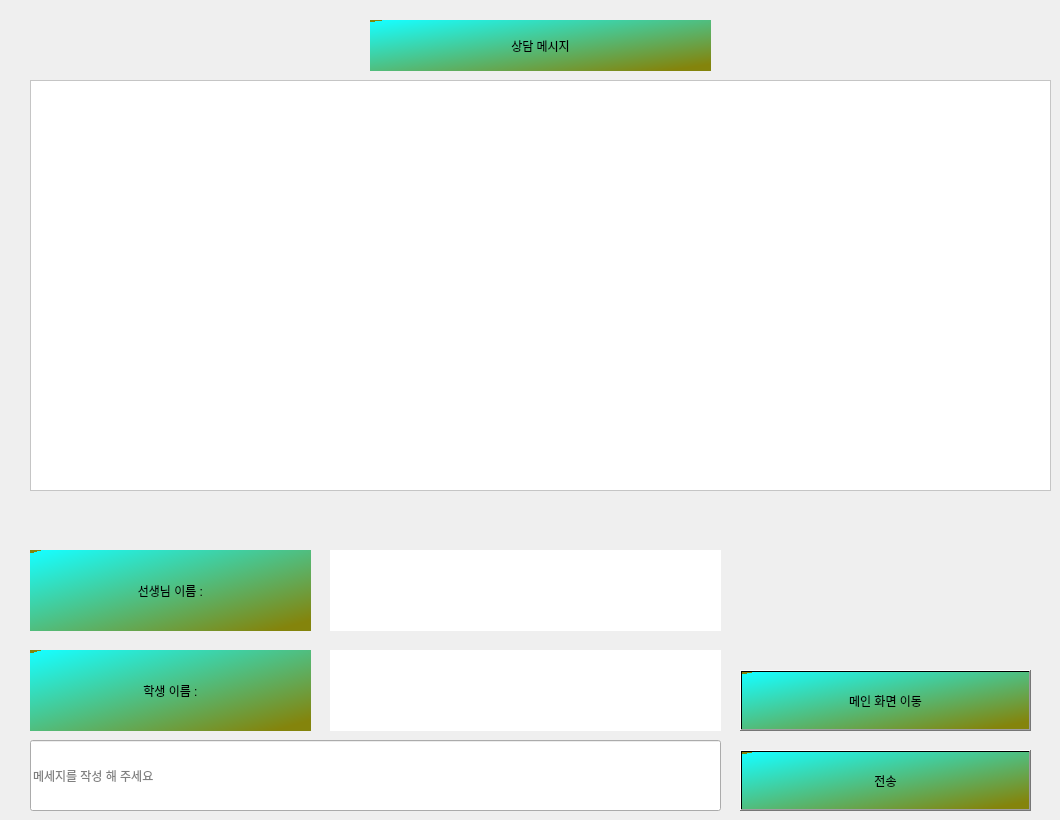
    <widget class="QWidget" name="tab_6">
     <attribute name="title">
      <string>상담</string>
     </attribute>
     <widget class="QLabel" name="onechat_title_5">
      <property name="geometry">
       <rect>
        <x>370</x>
        <y>20</y>
        <width>341</width>
        <height>51</height>
       </rect>
      </property>
      <property name="styleSheet">
       <string notr="true">background-color: qlineargradient(spread:repeat, x1:0.023, y1:0.0227273, x2:0.994318, y2:1, stop:0 rgba(23, 253, 253, 255), stop:0.931818 rgba(132, 132, 12, 255));
font: 25pt &quot;Cambria&quot;;</string>
      </property>
      <property name="text">
       <string>상담 메시지</string>
      </property>
      <property name="alignment">
       <set>Qt::AlignCenter</set>
      </property>
     </widget>
     <widget class="QTextBrowser" name="chat">
      <property name="geometry">
       <rect>
        <x>30</x>
        <y>80</y>
        <width>1021</width>
        <height>411</height>
       </rect>
      </property>
      <property name="styleSheet">
       <string notr="true">background-color:rgb(255, 255, 255);
font: 15pt &quot;Cambria&quot;;</string>
      </property>
     </widget>
     <widget class="QLineEdit" name="msg_lienEdit">
      <property name="geometry">
       <rect>
        <x>30</x>
        <y>740</y>
        <width>691</width>
        <height>71</height>
       </rect>
      </property>
      <property name="styleSheet">
       <string notr="true">font: 25pt &quot;Cambria&quot;;</string>
      </property>
      <property name="text">
       <string/>
      </property>
      <property name="placeholderText">
       <string>메세지를 작성 해 주세요</string>
      </property>
     </widget>
     <widget class="QPushButton" name="msg_send_btn">
      <property name="geometry">
       <rect>
        <x>740</x>
        <y>750</y>
        <width>291</width>
        <height>61</height>
       </rect>
      </property>
      <property name="styleSheet">
       <string notr="true">background-color: qlineargradient(spread:repeat, x1:0.023, y1:0.0227273, x2:0.994318, y2:1, stop:0 rgba(23, 253, 253, 255), stop:0.931818 rgba(132, 132, 12, 255));
font: 25pt &quot;Cambria&quot;;</string>
      </property>
      <property name="text">
       <string>전송</string>
      </property>
     </widget>
     <widget class="QPushButton" name="msg_send_btn_2">
      <property name="geometry">
       <rect>
        <x>740</x>
        <y>670</y>
        <width>291</width>
        <height>61</height>
       </rect>
      </property>
      <property name="styleSheet">
       <string notr="true">background-color: qlineargradient(spread:repeat, x1:0.023, y1:0.0227273, x2:0.994318, y2:1, stop:0 rgba(23, 253, 253, 255), stop:0.931818 rgba(132, 132, 12, 255));
font: 25pt &quot;Cambria&quot;;</string>
      </property>
      <property name="text">
       <string>메인 화면 이동</string>
      </property>
     </widget>
     <widget class="QLabel" name="label_31">
      <property name="geometry">
       <rect>
        <x>330</x>
        <y>650</y>
        <width>391</width>
        <height>81</height>
       </rect>
      </property>
      <property name="styleSheet">
       <string notr="true">background-color: rgb(255, 255, 255);
font: 25pt &quot;Cambria&quot;;</string>
      </property>
      <property name="text">
       <string/>
      </property>
      <property name="alignment">
       <set>Qt::AlignCenter</set>
      </property>
     </widget>
     <widget class="QLabel" name="label_32">
      <property name="geometry">
       <rect>
        <x>30</x>
        <y>650</y>
        <width>281</width>
        <height>81</height>
       </rect>
      </property>
      <property name="styleSheet">
       <string notr="true">background-color: qlineargradient(spread:repeat, x1:0.023, y1:0.0227273, x2:0.994318, y2:1, stop:0 rgba(23, 253, 253, 255), stop:0.931818 rgba(132, 132, 12, 255));
font: 25pt &quot;Cambria&quot;;</string>
      </property>
      <property name="text">
       <string>학생 이름 :</string>
      </property>
      <property name="alignment">
       <set>Qt::AlignCenter</set>
      </property>
     </widget>
     <widget class="QLabel" name="label_33">
      <property name="geometry">
       <rect>
        <x>30</x>
        <y>550</y>
        <width>281</width>
        <height>81</height>
       </rect>
      </property>
      <property name="styleSheet">
       <string notr="true">background-color: qlineargradient(spread:repeat, x1:0.023, y1:0.0227273, x2:0.994318, y2:1, stop:0 rgba(23, 253, 253, 255), stop:0.931818 rgba(132, 132, 12, 255));
font: 25pt &quot;Cambria&quot;;</string>
      </property>
      <property name="text">
       <string>선생님 이름 :</string>
      </property>
      <property name="alignment">
       <set>Qt::AlignCenter</set>
      </property>
     </widget>
     <widget class="QLabel" name="label_34">
      <property name="geometry">
       <rect>
        <x>330</x>
        <y>550</y>
        <width>391</width>
        <height>81</height>
       </rect>
      </property>
      <property name="styleSheet">
       <string notr="true">background-color: rgb(255, 255, 255);
font: 25pt &quot;Cambria&quot;;</string>
      </property>
      <property name="text">
       <string/>
      </property>
      <property name="alignment">
       <set>Qt::AlignCenter</set>
      </property>
     </widget>
    </widget>
